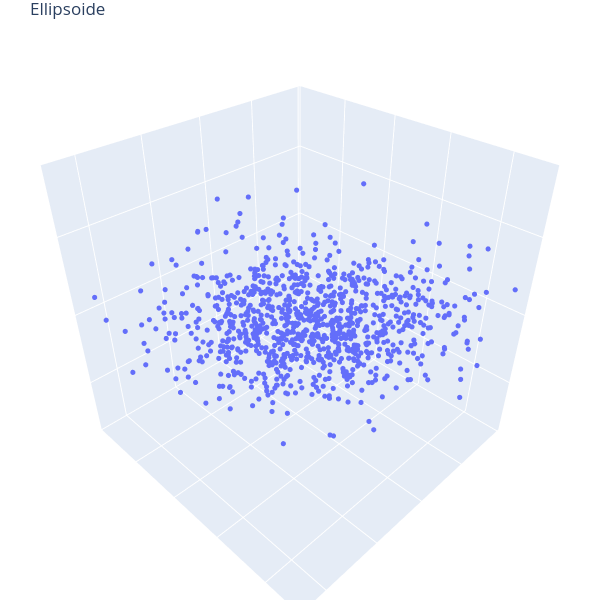

Here is the notebook cell this chart was saved with:
### Code cell
# Plot the data in 2D
Xvis, Yvis, Zvis = X_ellips[:,0], X_ellips[:,1], X_ellips[:,2]
data = go.Scatter3d(x=Xvis, y=Yvis, z=Zvis, mode='markers', marker=dict(size=3, colorscale='jet', opacity=1)) # data as points
fig = go.Figure(data=[data]) 
fig.update_layout(margin=dict(l=0, r=0, b=0, t=30, pad=0)) # tight layout but t=25 required for showing title 
fig.update_layout(autosize=False, width=600, height=600, title_text="Ellipsoide") # figure size and title
fig.update_layout(scene = dict(zaxis = dict(showgrid = True, showticklabels = False), zaxis_title = ' ') ) # no range values, no axis name, grid on
fig.update_layout(scene = dict(yaxis = dict(showgrid = True, showticklabels = False), yaxis_title = ' ') ) # no range values, no axis name, grid on
fig.update_layout(scene = dict(xaxis = dict(showgrid = True, showticklabels = False), xaxis_title = ' ') ) # no range values, no axis name, grid on
fig.layout.scene.aspectratio = {'x':1, 'y':1, 'z':1}
fig.show()

### Figure 1 — Plotly figure (JSON) as saved in the notebook; plotly's stock layout.template omitted (floating-point values rounded to 4 significant figures; data arrays with more than 128 entries replaced by an {"elided": "..."} marker saying what was removed)
{"data": [{"marker": {"colorscale": [[0, "rgb(0,0,131)"], [0.2, "rgb(0,60,170)"], [0.4, "rgb(5,255,255)"], [0.6, "rgb(255,255,0)"], [0.8, "rgb(250,0,0)"], [1, "rgb(128,0,0)"]], "opacity": 1, "size": 3}, "mode": "markers", "type": "scatter3d", "x": {"elided": "1000 float values"}, "y": {"elided": "1000 float values"}, "z": {"elided": "1000 float values"}}], "layout": {"autosize": false, "height": 600, "margin": {"b": 0, "l": 0, "pad": 0, "r": 0, "t": 30}, "scene": {"aspectratio": {"x": 1, "y": 1, "z": 1}, "xaxis": {"showgrid": true, "showticklabels": false, "title": {"text": " "}}, "yaxis": {"showgrid": true, "showticklabels": false, "title": {"text": " "}}, "zaxis": {"showgrid": true, "showticklabels": false, "title": {"text": " "}}}, "title": {"text": "Ellipsoide"}, "width": 600}}
